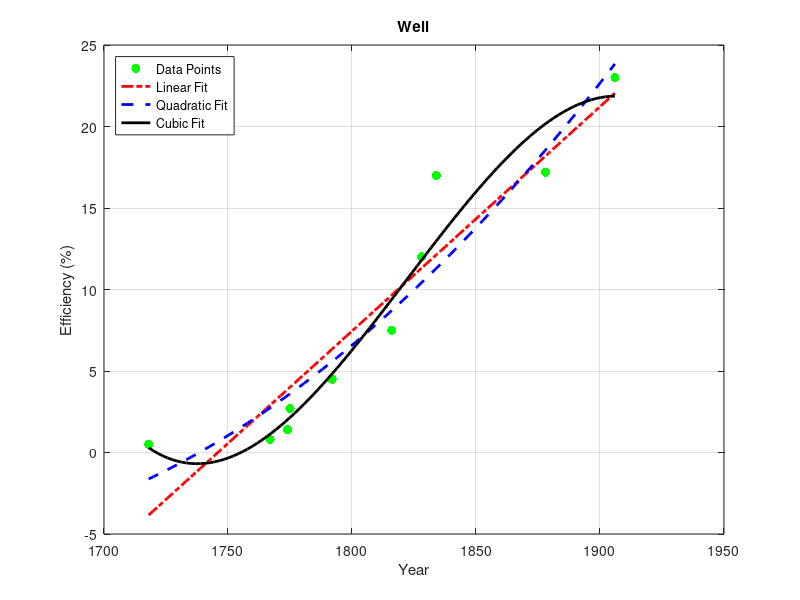

Write the MATLAB code that produced this figure.
year = [1718, 1767, 1774, 1775, 1792, 1816, 1828, 1834, 1878, 1906];
efficiency = [0.5, 0.8, 1.4, 2.7, 4.5, 7.5, 12.0, 17.0, 17.2, 23.0];
type = ["Newcomen", "Smeaton", "smeaton", "Watt", "Watt", "Woolf compound", "Improved Cornish", "Improved Cornish", "Corliss compound", "Triple expansion"];

x = year;
y = efficiency;

n = length(x);

sum_x = sum(x);
sum_y = sum(y);
sum_xy = sum(x .* y); % this means multply each element x with each coresponding y.
sum_x2 = sum(x.^2);


a1 = (n * sum_xy - sum_x * sum_y) / (n * sum_x2 - sum_x^2);
a0 = mean(y) - a1 * mean(x);

disp(a0);
disp(a1);

% Create regression line for plotting
x_fit = linspace(min(x), max(x), 100);
y_linear = a0 + a1 * x_fit;

% quadratic
% quadratic regression can be done by completing matrix
% general form y = a0 + a1*x + a2*x^2 + error
% n*a0 + sum(x)*a1 + sum(x^2)*a2 = sum(y)
% sum(x)*a0 + sum(x^2)*a1 + sum(x^3)*a2 = sum(xy)
% sum(x^2)*a0 + sum(x^3)*a1 + sum(x^4)*a2 = sum(x^2 * y)


% add some necessary sum
sum_x3 = sum(x.^3);
sum_x4 = sum(x.^4);
sum_x2y = sum((x.^2) .* y);

% left hand side of the matrix
A = [n       sum_x    sum_x2;
     sum_x   sum_x2   sum_x3;
     sum_x2  sum_x3   sum_x4];

% right hand side of the equation
b = [sum_y; sum_xy; sum_x2y];

coeffs2 = A \ b;
a0_q = coeffs2(1);
a1_q = coeffs2(2);
a2_q = coeffs2(3);


y_quad = a0_q + a1_q * x_fit + a2_q * x_fit.^2;



% cubic regression

sum_x5 = sum(x.^5);
sum_x6 = sum(x.^6);
sum_x3y = sum((x.^3) .* y);

A3 = [n        sum_x    sum_x2   sum_x3;
      sum_x    sum_x2   sum_x3   sum_x4;
      sum_x2   sum_x3   sum_x4   sum_x5;
      sum_x3   sum_x4   sum_x5   sum_x6];

b3 = [sum_y; sum_xy; sum_x2y; sum_x3y];

coeffs3 = A3 \ b3;
a0_c = coeffs3(1);
a1_c = coeffs3(2);
a2_c = coeffs3(3);
a3_c = coeffs3(4);

% Cubic Fit
y_cubic = a0_c + a1_c * x_fit + a2_c * x_fit.^2 + a3_c * x_fit.^3;


%% --- Plot Em All ---
figure;
plot(x, y, 'g.', 'MarkerSize', 20); hold on;
plot(x_fit, y_linear, 'r-.', 'LineWidth', 2);    
plot(x_fit, y_quad, 'b--', 'LineWidth', 2);     
plot(x_fit, y_cubic, 'k-', 'LineWidth', 2);   

grid on;
xlabel('Year');
ylabel('Efficiency (%)');
title('Well');
legend('Data Points', 'Linear Fit', 'Quadratic Fit', 'Cubic Fit', 'Location', 'NorthWest');
hold off;



% standard deviation calculation


y_pred_linear = a0 + a1 * x;
y_pred_quad = a0_q + a1_q * x + a2_q * x.^2;
y_pred_cubic = a0_c + a1_c * x + a2_c * x.^2 + a3_c * x.^3;


residuals_linear = y - y_pred_linear;
residuals_quad = y - y_pred_quad;
residuals_cubic = y - y_pred_cubic;


n = length(x);
p_linear = 2; % y know
p_quad = 3;
p_cubic = 4;

% Standard deviation of residuals (standard error of estimate)
std_linear = sqrt(sum(residuals_linear.^2) / (n - p_linear));
std_quad = sqrt(sum(residuals_quad.^2) / (n - p_quad));
std_cubic = sqrt(sum(residuals_cubic.^2) / (n - p_cubic));

disp(std_linear)
disp(std_quad)
disp(std_cubic)
